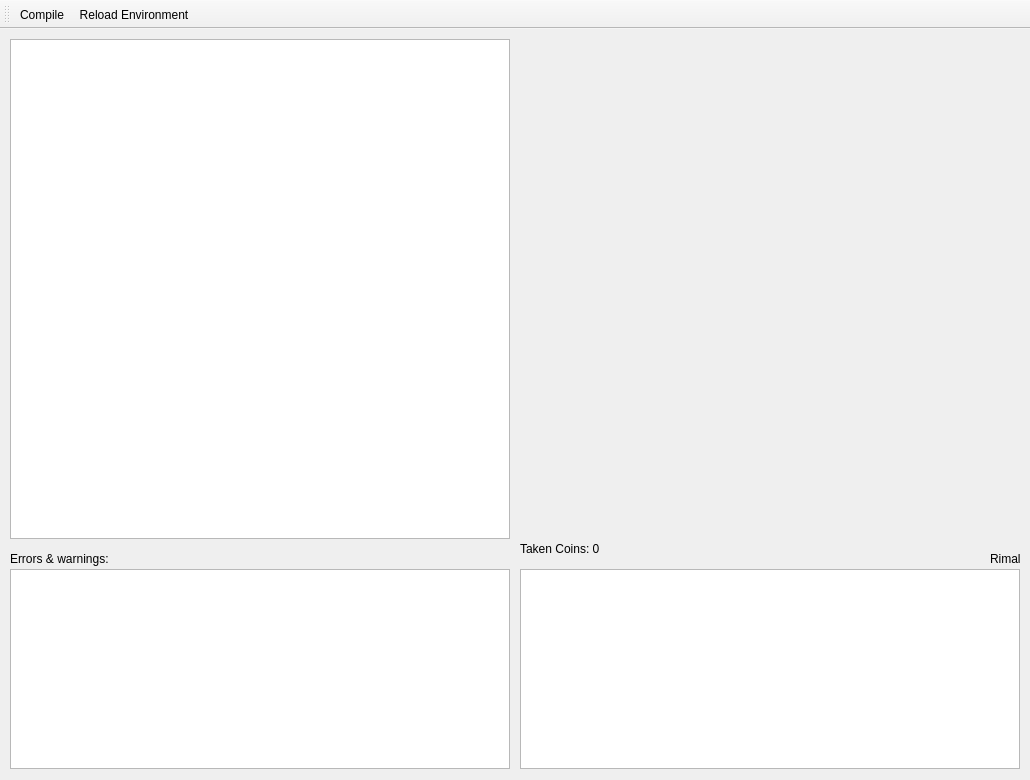
<?xml version="1.0" encoding="UTF-8"?>
<ui version="4.0">
 <class>MainWindow</class>
 <widget class="QMainWindow" name="MainWindow">
  <property name="geometry">
   <rect>
    <x>0</x>
    <y>0</y>
    <width>1030</width>
    <height>780</height>
   </rect>
  </property>
  <property name="windowTitle">
   <string>MainWindow</string>
  </property>
  <widget class="QWidget" name="centralWidget">
   <widget class="QTextEdit" name="teSourceCode">
    <property name="geometry">
     <rect>
      <x>10</x>
      <y>10</y>
      <width>500</width>
      <height>500</height>
     </rect>
    </property>
   </widget>
   <widget class="MyGLWidget" name="wGLWidget" native="true">
    <property name="geometry">
     <rect>
      <x>520</x>
      <y>10</y>
      <width>500</width>
      <height>500</height>
     </rect>
    </property>
   </widget>
   <widget class="QTextEdit" name="teErrorsAndWarnings">
    <property name="enabled">
     <bool>true</bool>
    </property>
    <property name="geometry">
     <rect>
      <x>10</x>
      <y>540</y>
      <width>500</width>
      <height>200</height>
     </rect>
    </property>
    <property name="html">
     <string>&lt;!DOCTYPE HTML PUBLIC &quot;-//W3C//DTD HTML 4.0//EN&quot; &quot;http://www.w3.org/TR/REC-html40/strict.dtd&quot;&gt;
&lt;html&gt;&lt;head&gt;&lt;meta name=&quot;qrichtext&quot; content=&quot;1&quot; /&gt;&lt;style type=&quot;text/css&quot;&gt;
p, li { white-space: pre-wrap; }
&lt;/style&gt;&lt;/head&gt;&lt;body style=&quot; font-family:'MS Shell Dlg 2'; font-size:8.25pt; font-weight:400; font-style:normal;&quot;&gt;
&lt;p style=&quot;-qt-paragraph-type:empty; margin-top:0px; margin-bottom:0px; margin-left:0px; margin-right:0px; -qt-block-indent:0; text-indent:0px;&quot;&gt;&lt;br /&gt;&lt;/p&gt;&lt;/body&gt;&lt;/html&gt;</string>
    </property>
   </widget>
   <widget class="QTextEdit" name="teRimal">
    <property name="enabled">
     <bool>true</bool>
    </property>
    <property name="geometry">
     <rect>
      <x>520</x>
      <y>540</y>
      <width>500</width>
      <height>200</height>
     </rect>
    </property>
   </widget>
   <widget class="QLabel" name="lblErrorsAndWarnings">
    <property name="geometry">
     <rect>
      <x>10</x>
      <y>520</y>
      <width>500</width>
      <height>20</height>
     </rect>
    </property>
    <property name="text">
     <string>Errors &amp; warnings:</string>
    </property>
   </widget>
   <widget class="QLabel" name="lblRimal">
    <property name="geometry">
     <rect>
      <x>990</x>
      <y>520</y>
      <width>31</width>
      <height>20</height>
     </rect>
    </property>
    <property name="text">
     <string>Rimal:</string>
    </property>
   </widget>
   <widget class="QLabel" name="lblTakenCoins">
    <property name="geometry">
     <rect>
      <x>520</x>
      <y>510</y>
      <width>461</width>
      <height>20</height>
     </rect>
    </property>
    <property name="text">
     <string>Taken Coins: 0</string>
    </property>
   </widget>
  </widget>
  <widget class="QToolBar" name="toolBar">
   <property name="windowTitle">
    <string>toolBar</string>
   </property>
   <attribute name="toolBarArea">
    <enum>TopToolBarArea</enum>
   </attribute>
   <attribute name="toolBarBreak">
    <bool>false</bool>
   </attribute>
   <addaction name="actionCompile"/>
   <addaction name="actionReloadEnvironment"/>
  </widget>
  <action name="actionCompile">
   <property name="icon">
    <iconset resource="MyRes.qrc">
     <normaloff>:/images/green arrow right.png</normaloff>:/images/green arrow right.png</iconset>
   </property>
   <property name="text">
    <string>Compile</string>
   </property>
  </action>
  <action name="actionReloadEnvironment">
   <property name="icon">
    <iconset resource="MyRes.qrc">
     <normaloff>:/images/reload arrow.png</normaloff>:/images/reload arrow.png</iconset>
   </property>
   <property name="text">
    <string>Reload Environment</string>
   </property>
  </action>
 </widget>
 <layoutdefault spacing="6" margin="11"/>
 <customwidgets>
  <customwidget>
   <class>MyGLWidget</class>
   <extends>QWidget</extends>
   <header>myglwidget.h</header>
   <container>1</container>
  </customwidget>
 </customwidgets>
 <resources>
  <include location="MyRes.qrc"/>
 </resources>
 <connections/>
</ui>
